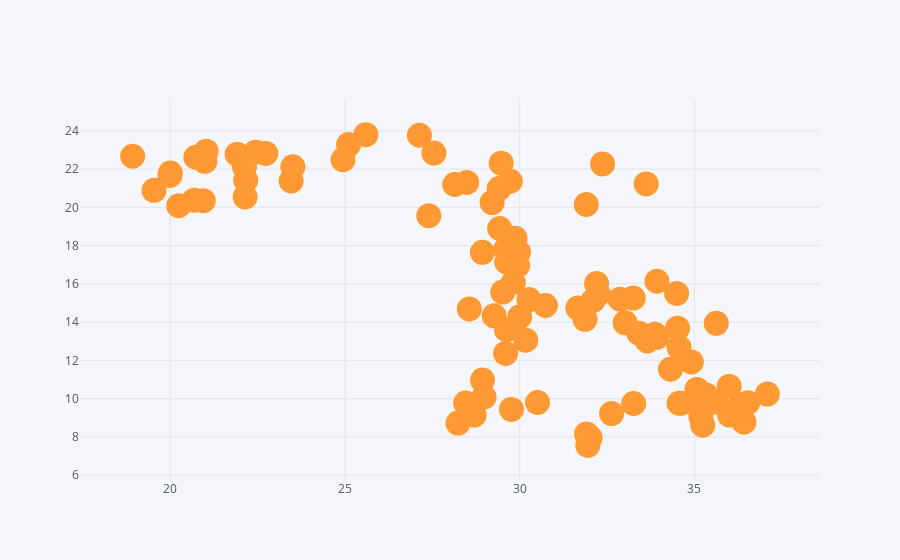

Notebook code cell kept with this figure:
### Code cell
df.iplot(x = 'A', y = 'B', mode = 'markers', size = 25)
